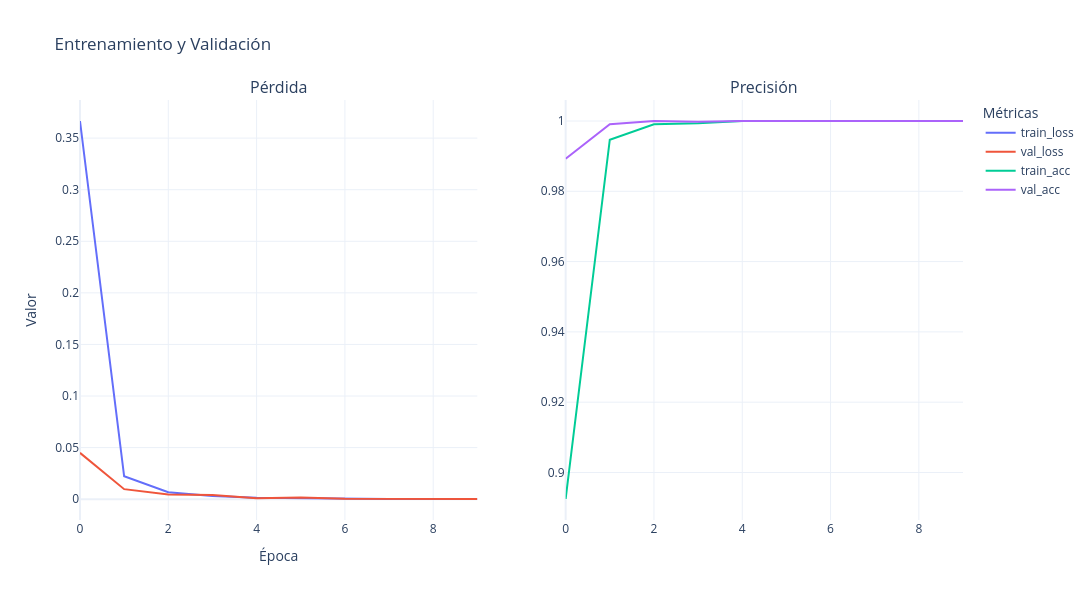

Source (notebook cell):
### Markdown cell above
### Graficas y métricas de la evolución del modelo

### Code cell
# %% evalua el modelo para entrenamiento y testeo
pred_train = model.evaluate(x_train, y_train, verbose=0)
pred_test = model.evaluate(x_test, y_test, verbose=0)
print("\nEfectividad del modelo con datos de entrenamiento: %6.2f%%" % (H.history['accuracy'][-1]*100))
print("Efectividad del modelo con datos de validacion...: %6.2f%%" % (H.history['val_accuracy'][-1]*100))
print("Efectividad del modelo con datos de Prueba.......: %6.2f%%" % (pred_test[1]*100))

fig = make_subplots(rows=1, cols=2, subplot_titles=("Pérdida", "Precisión"))

fig.add_trace(go.Scatter(y=H.history["loss"], mode='lines', name='train_loss'), row=1, col=1)
fig.add_trace(go.Scatter(y=H.history["val_loss"], mode='lines', name='val_loss'), row=1, col=1)

fig.add_trace(go.Scatter(y=H.history["accuracy"], mode='lines', name='train_acc'), row=1, col=2)
fig.add_trace(go.Scatter(y=H.history["val_accuracy"], mode='lines', name='val_acc'), row=1, col=2)

fig.update_layout(
    title="Entrenamiento y Validación",
    xaxis_title="Época",
    yaxis_title="Valor",
    legend_title="Métricas",
    width=1200,
    height=600,
    template="plotly_white"  # Plantilla de diseño
)


fig.show()

### Figure 1 — Plotly figure (JSON) as saved in the notebook; plotly's stock layout.template omitted (floating-point values rounded to 4 significant figures)
{"data": [{"mode": "lines", "name": "train_loss", "type": "scatter", "xaxis": "x", "y": [0.3666, 0.02222, 0.006755, 0.003199, 0.001357, 0.0008102, 0.0004597, 0.0002819, 0.0002225, 0.0001757], "yaxis": "y"}, {"mode": "lines", "name": "val_loss", "type": "scatter", "xaxis": "x", "y": [0.04491, 0.009714, 0.004513, 0.004112, 0.0008155, 0.001713, 0.0003751, 0.0002876, 0.0002337, 0.0002018], "yaxis": "y"}, {"mode": "lines", "name": "train_acc", "type": "scatter", "xaxis": "x2", "y": [0.8925, 0.9947, 0.999, 0.9994, 1, 1, 1, 1, 1, 1], "yaxis": "y2"}, {"mode": "lines", "name": "val_acc", "type": "scatter", "xaxis": "x2", "y": [0.9893, 0.9991, 1, 0.9998, 1, 1, 1, 1, 1, 1], "yaxis": "y2"}], "layout": {"annotations": [{"font": {"size": 16}, "showarrow": false, "text": "Pérdida", "x": 0.225, "xanchor": "center", "xref": "paper", "y": 1, "yanchor": "bottom", "yref": "paper"}, {"font": {"size": 16}, "showarrow": false, "text": "Precisión", "x": 0.775, "xanchor": "center", "xref": "paper", "y": 1, "yanchor": "bottom", "yref": "paper"}], "height": 600, "legend": {"title": {"text": "Métricas"}}, "title": {"text": "Entrenamiento y Validación"}, "width": 1200, "xaxis": {"anchor": "y", "domain": [0, 0.45], "title": {"text": "Época"}}, "xaxis2": {"anchor": "y2", "domain": [0.55, 1]}, "yaxis": {"anchor": "x", "domain": [0, 1], "title": {"text": "Valor"}}, "yaxis2": {"anchor": "x2", "domain": [0, 1]}}}
